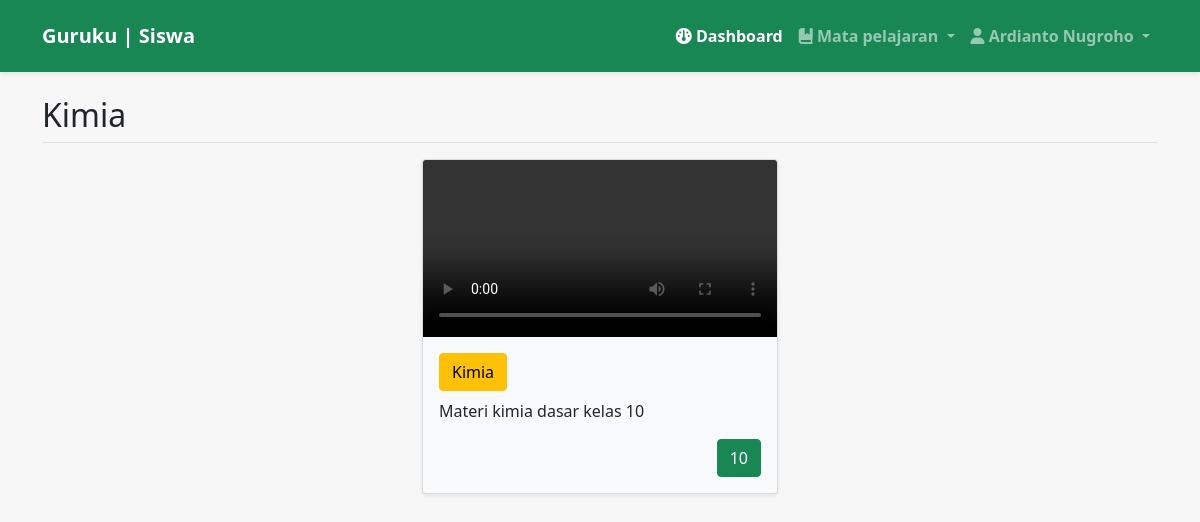
The app's page /back/siswa/index.php?page=Kimia (signed in) with its own data.
### tables this page shows
CREATE TABLE `materi` (
  `id_materi` int(11) NOT NULL,
  `nip` int(50) NOT NULL,
  `kelas_id` int(11) NOT NULL,
  `nama_guru` varchar(255) DEFAULT NULL,
  `nama_mapel` varchar(255) DEFAULT NULL,
  `video` varchar(255) DEFAULT NULL,
  `deskripsi` text DEFAULT NULL,
  `kelas` varchar(255) DEFAULT NULL
);

CREATE TABLE `kelas` (
  `id_kelas` int(11) NOT NULL,
  `nama_kelas` varchar(255) DEFAULT NULL
);

### back/siswa/mapel/kimia.php (the view)
<h2 class="border-bottom pb-2" >Kimia</h2>
        <div class="row justify-content-center mb-3 mt-3">
            <?php
            include '../../config/koneksi.php';
                $query=mysqli_query($koneksi,"SELECT * FROM materi JOIN kelas ON materi.kelas_id = kelas.id_kelas WHERE nama_mapel='Kimia'");
                if (mysqli_num_rows($query) > 0) {
                    foreach($query as $data){
            ?>
               <div class="col-md-4 mb-3">
                <div class="card bg-light shadow-sm">
                    <video src="../guru/materi/video/<?= $data['video'] ?>" controls class="card-img-top"></video>
                        <div class="card-body">
                            <a href="index.php?page=<?= $data['nama_mapel']?>" class="btn btn-warning mb-2"><?= $data['nama_mapel']?></a>
                            <p class="card-text"><?= $data['deskripsi']?></p>
                            <p class="card-text text-end"><small class="text-muted"><a href="index.php?page=kelas_<?= $data['nama_kelas']?>" class="btn btn-success"><?= $data['nama_kelas']?></a></small></p>
                        </div>
                    </div>
               </div>
            <?php
            }
         } else{
            ?>
                <div class="alert alert-danger">Tidak ada materi</div>
            <?php
            }
            ?>
        </div>

### records on screen
materi: nama_mapel "Kimia", deskripsi "Materi kimia dasar kelas 10", kelas.nama_kelas "10"

### other values on screen
$_SESSION['nama'] "Ardianto Nugroho"
